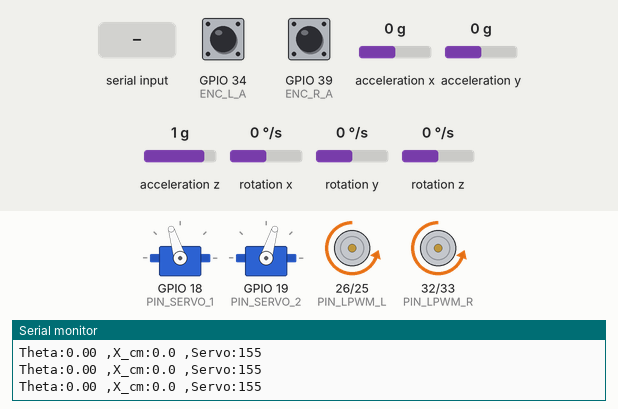
Recording of a sketch running on a simulated ESP32. On the bench: 2 × servo, motor-driver pin pairs drawn as motors (green arrow = first pin HIGH = forward, orange = second pin HIGH = backward, longer = more drive), the last lines printed to the serial monitor. Wiring (inferred from the names in the program): MPU-6050 motion sensor at I2C address 0x68. Inputs (shaded band) come from the test bench; at power-on: acceleration x 0 g, rotation y 0 °/s, acceleration z 1 g, GPIO 34 (ENC_L_A) HIGH, GPIO 39 (ENC_R_A) HIGH, acceleration y 0 g, rotation x 0 °/s, rotation z 0 °/s.

Above: at 1.2 s.
1.3 s: "90,45\n" received over Serial
At 2.5 s:
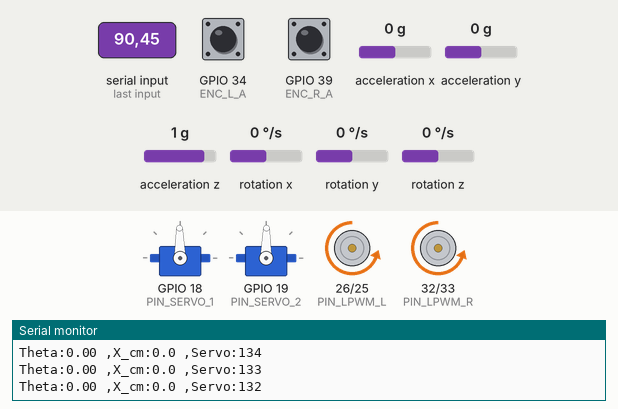
4.3 s: acceleration x set to -1.4 g
At 5.4 s:
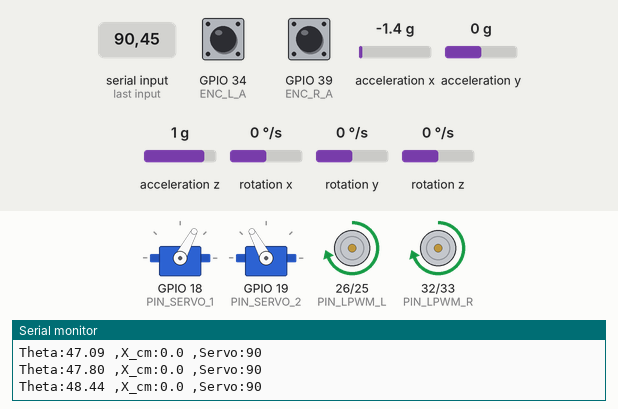
6.0 s: rotation y set to -100 °/s
At 6.95 s:
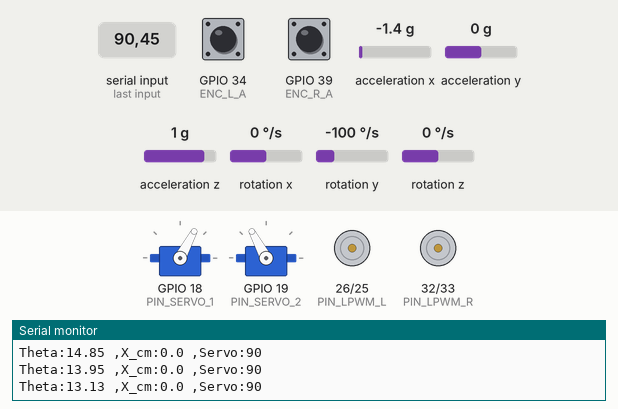
9.0 s: acceleration z set to 0 g
10.8 s: acceleration z set to 0.9 g
At 11.64 s:
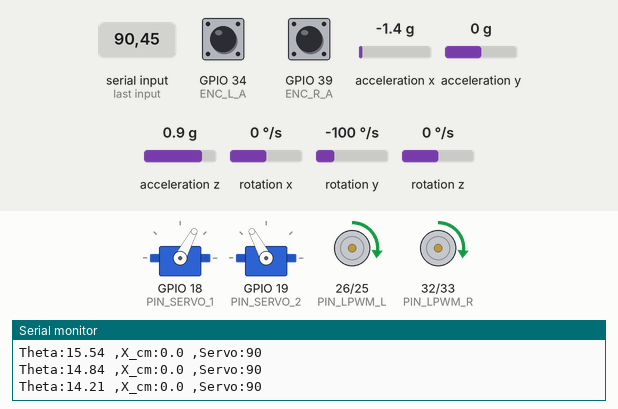
13.8 s: "30,150\n" received over Serial
At 17.4 s:
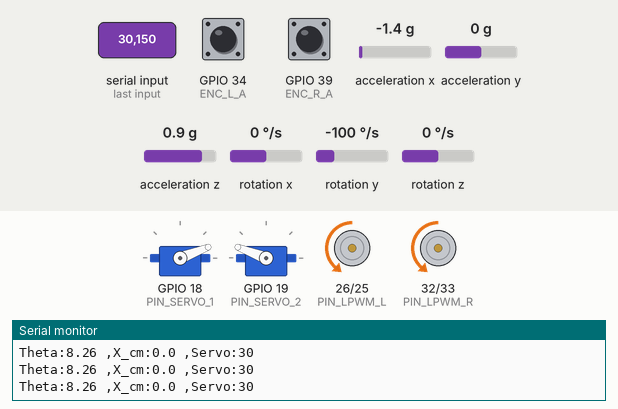
Timing chart, 0 to 17.8 s (numbered marks = the images above; inputs shaded):
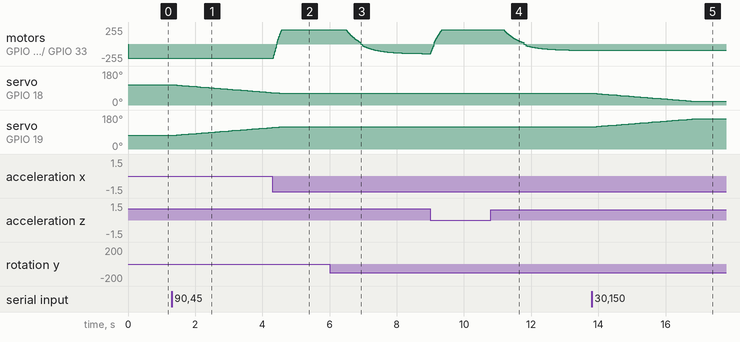

Measured:
- after the input at 1.3 s, servo on GPIO 18 (PIN_SERVO_1): moves from 107° to 66° over 2.9 s, starting after 0.10 s; servo on GPIO 19 (PIN_SERVO_2): moves from 73° to 113° over 2.8 s, starting after 0.10 s
- after the input at 4.3 s, motor on GPIO 26 (PIN_LPWM_L) / GPIO 25 (PIN_RPWM_L), motor on GPIO 32 (PIN_LPWM_R) / GPIO 33 (PIN_RPWM_R): moves from backward 211/255 to forward 211/255 over 0.26 s, starting at once
- after the input at 6.0 s, motor on GPIO 26 (PIN_LPWM_L) / GPIO 25 (PIN_RPWM_L), motor on GPIO 32 (PIN_LPWM_R) / GPIO 33 (PIN_RPWM_R): moves from forward 211/255 to backward 144/255 over 2.4 s, starting after 0.50 s
- after the input at 10.8 s, motor on GPIO 26 (PIN_LPWM_L) / GPIO 25 (PIN_RPWM_L), motor on GPIO 32 (PIN_LPWM_R) / GPIO 33 (PIN_RPWM_R): moves from forward 211/255 to backward 94/255 over 2.6 s, starting after 0.39 s
- after the input at 13.8 s, servo on GPIO 18 (PIN_SERVO_1): moves from 62° to 21° over 2.9 s, starting after 0.10 s; servo on GPIO 19 (PIN_SERVO_2): moves from 118° to 159° over 2.9 s, starting after 0.10 s

The sketch:

WBR_V1.ino
```cpp
#include <Arduino.h>
#include <freertos/FreeRTOS.h>

#include "SensorBlock.h"
#include "PostureBlock.h"
#include "ControlBlock.h"
#include "MotorBlock.h"
#include "DebugBlock.h"

// --- KHAI BÁO BIẾN TOÀN CỤC ---
SemaphoreHandle_t xStateMutex;
QueueHandle_t queueMotor;
RobotState robotState;

void setup() {
  Serial.begin(115200);
  Serial.println("--- WRB SYSTEM STARTING ---");

  //Khởi tạo RTOS
  xStateMutex = xSemaphoreCreateMutex();
  queueMotor = xQueueCreate(1, sizeof(MotorCommand));

  setupPosture();

  //Khởi tạo giá trị ban đầu
  robotState.height = 0.16;
  robotState.theta = 0.0;
  robotState.x = 0.0;
  robotState.theta_dot = 0.0;
  robotState.x_dot = 0.0;

  //TẠO TASK (ĐÃ BẬT TẤT CẢ)

  // Core 1
  xTaskCreatePinnedToCore(TaskSensor, "Sens", 4096, NULL, 4, NULL, 1);
  xTaskCreatePinnedToCore(TaskController, "Ctrl", 4096, NULL, 3, NULL, 1);
  xTaskCreatePinnedToCore(TaskMotor, "Mot", 2048, NULL, 2, NULL, 1);

  // Core 0
  xTaskCreatePinnedToCore(TaskDebug, "Dbg", 2048, NULL, 1, NULL, 0);
  xTaskCreatePinnedToCore(TaskPosture, "Post", 2048, NULL, 1, NULL, 0);
}

void loop() {
  vTaskDelete(NULL);
}
```

ControlBlock.cpp
```cpp
#include "ControlBlock.h"
#include "PostureBlock.h" // Để truy cập servoAngle

// --- THÔNG SỐ KHÔNG ĐỔI ---
const float V_MIN_KICK = 0.8;
const float V_MAX = 10.0;

// ====== FUZZY LOGIC ======
// Tính trọng số membership cho 3 tập fuzzy (low, mid, high)
// Tam giác: low(115), mid(135), high(155)
void fuzzyMembership(int angle, float &wLow, float &wMid, float &wHigh) {
  wLow = wMid = wHigh = 0.0f;

  if (angle <= 115) {
    wLow = 1.0f;
  } else if (angle <= 135) {
    wLow = (135.0f - angle) / 20.0f;
    wMid = (angle - 115.0f) / 20.0f;
  } else if (angle <= 155) {
    wMid = (155.0f - angle) / 20.0f;
    wHigh = (angle - 135.0f) / 20.0f;
  } else {
    wHigh = 1.0f;
  }
}

// Defuzzification: output = wLow*low + wMid*mid + wHigh*high
float fuzzyOutput(float wLow, float wMid, float wHigh, float low, float mid,
                  float high) {
  return wLow * low + wMid * mid + wHigh * high;
}
// ============================

void TaskController(void *pvParameters) {
  RobotState state;
  MotorCommand cmd;

  TickType_t xLastWakeTime = xTaskGetTickCount();
  for (;;) {
    vTaskDelayUntil(&xLastWakeTime, pdMS_TO_TICKS(10)); // 100Hz

    // 1. Lấy dữ liệu an toàn
    if (xSemaphoreTake(xStateMutex, 5) == pdTRUE) {
      state = robotState;
      xSemaphoreGive(xStateMutex);
    } else {
      continue;
    }

    // 2. FUZZY: Tính TARGET_ANGLE + K
    float wLow, wMid, wHigh;
    fuzzyMembership(servoAngle, wLow, wMid, wHigh);

    float target = fuzzyOutput(wLow, wMid, wHigh, 12.5, 13.0, 12.5);
    float K_THETA_F = fuzzyOutput(wLow, wMid, wHigh, 50.0, 60.0, 70.0);
    float K_THETA_DOT_F = fuzzyOutput(wLow, wMid, wHigh, 0.0, 0.0, 3.0);
    float K_X_F = fuzzyOutput(wLow, wMid, wHigh, 0.0, 0.0, 0.1);
    float K_X_DOT_F = fuzzyOutput(wLow, wMid, wHigh, 0.0, 0.0, 1.0);

    // 3. TÍNH LQR
    float theta_error = state.theta - (target * PI / 180.0);

    float u =
        -(K_THETA_F * theta_error + K_THETA_DOT_F * (state.theta_dot + 0.03) +
          K_X_F * state.x + K_X_DOT_F * state.x_dot);

    // 4. BÙ MA SÁT
    float u_out = 0;
    if (u > 0)
      u_out = u + V_MIN_KICK;
    if (u < 0)
      u_out = u - V_MIN_KICK;

    // 5. Saturation
    if (u_out > V_MAX)
      u_out = V_MAX;
    if (u_out < -V_MAX)
      u_out = -V_MAX;

    // Deadzone
    if (abs(theta_error) < 0.005)
      u_out = 0;

    // Lưu u_out để debug
    if (xSemaphoreTake(xStateMutex, 2) == pdTRUE) {
      robotState.u_out = u_out;
      xSemaphoreGive(xStateMutex);
    }

    cmd.voltageL = u_out;
    cmd.voltageR = u_out;
    xQueueOverwrite(queueMotor, &cmd);
  }
}
```

ControlBlock.h
```cpp
#ifndef CONTROL_BLOCK_H
#define CONTROL_BLOCK_H

#include <Arduino.h>
#include <freertos/FreeRTOS.h>
#include <freertos/queue.h>
#include "SensorBlock.h"

struct MotorCommand {
  float voltageL;
  float voltageR;
};

extern QueueHandle_t queueMotor;
void TaskController(void *pvParameters);

#endif
```

DebugBlock.cpp
```cpp
#include "DebugBlock.h"
#include "PostureBlock.h"

void TaskDebug(void *pvParameters) {
  RobotState s;
  for (;;) {
    if (Serial.available()) {
      int newAngle = Serial.parseInt();
      if (newAngle >= 0 && newAngle <= 260) {
        targetServoAngle = newAngle;
        Serial.printf("[POSTURE] Target angle: %d (smooth)\n",
                      targetServoAngle);
      }
      while (Serial.available())
        Serial.read();
    }

    if (xSemaphoreTake(xStateMutex, 10)) {
      s = robotState;
      xSemaphoreGive(xStateMutex);
    }
    Serial.print("Theta:");
    Serial.print(s.theta * 180.0 / PI);
    Serial.print(" ,X_cm:");
    Serial.print(s.x * 100.0, 1);
    Serial.print(" ,Servo:");
    Serial.print(servoAngle);
    Serial.println();
    vTaskDelay(50 / portTICK_PERIOD_MS);
  }
}
```

DebugBlock.h
```cpp
#ifndef DEBUG_BLOCK_H
#define DEBUG_BLOCK_H

#include "SensorBlock.h"

void TaskDebug(void *pvParameters);

#endif
```

MotorBlock.cpp
```cpp
#include "MotorBlock.h"

#define MAX_VOLTAGE 12.0
#define DEADZONE    20
#define PWM_FREQ    5000
#define PWM_RES     8

void setMot(int pin_rpwm, int pin_lpwm, float v) {
  if (v > MAX_VOLTAGE) v = MAX_VOLTAGE;
  if (v < -MAX_VOLTAGE) v = -MAX_VOLTAGE;

  int pwm = (int)(abs(v) / MAX_VOLTAGE * 255.0);

  if (pwm < DEADZONE) {
    ledcWrite(pin_rpwm, 0);
    ledcWrite(pin_lpwm, 0);
    return;
  }

  if (v > 0) {
    ledcWrite(pin_rpwm, pwm);
    ledcWrite(pin_lpwm, 0);
  }
  else {
    ledcWrite(pin_rpwm, 0);
    ledcWrite(pin_lpwm, pwm);
  }
}

void TaskMotor(void *pvParameters) {
  // ESP32 Core v3.0+
  ledcAttach(PIN_RPWM_L, PWM_FREQ, PWM_RES);
  ledcAttach(PIN_LPWM_L, PWM_FREQ, PWM_RES);
  ledcAttach(PIN_RPWM_R, PWM_FREQ, PWM_RES);
  ledcAttach(PIN_LPWM_R, PWM_FREQ, PWM_RES);

  MotorCommand cmd;

  for (;;) {
    if (xQueueReceive(queueMotor, &cmd, portMAX_DELAY)) {
      setMot(PIN_RPWM_L, PIN_LPWM_L, cmd.voltageL);
      setMot(PIN_RPWM_R, PIN_LPWM_R, cmd.voltageR);
    }
  }
}
```

MotorBlock.h
```cpp
#ifndef MOTOR_BLOCK_H
#define MOTOR_BLOCK_H

#include <Arduino.h>
#include "ControlBlock.h"

#define PIN_RPWM_L 25
#define PIN_LPWM_L 26

#define PIN_RPWM_R 33
#define PIN_LPWM_R 32

void TaskMotor(void *pvParameters);

#endif
```

PostureBlock.cpp
```cpp
#include "PostureBlock.h"

Servo servo1;
Servo servo2;

int servoAngle = 155;
int targetServoAngle = 155;

void setServoAngle(Servo &sv, int angle) {
  if (angle < 0)
    angle = 0;
  if (angle > MAX_ANGLE)
    angle = MAX_ANGLE;
  int us = map(angle, 0, MAX_ANGLE, MIN_US, MAX_US);
  sv.writeMicroseconds(us);
}

void setupPosture() {
  ESP32PWM::allocateTimer(0);
  ESP32PWM::allocateTimer(1);

  // KHÔNG allocate timer 2, 3 ở đây!

  servo1.setPeriodHertz(50);
  servo1.attach(PIN_SERVO_1, MIN_US, MAX_US);

  servo2.setPeriodHertz(50);
  servo2.attach(PIN_SERVO_2, MIN_US, MAX_US);

  int angle1 = servoAngle;
  int angle2 = MAX_ANGLE - servoAngle;

  setServoAngle(servo1, angle1);
  setServoAngle(servo2, angle2);
}

void TaskPosture(void *pvParameters) {
  TickType_t xLastWakeTime = xTaskGetTickCount();

  for (;;) {
    vTaskDelayUntil(&xLastWakeTime, pdMS_TO_TICKS(50)); // 50ms = 20Hz
    if (servoAngle < targetServoAngle) {
      servoAngle++;
    } else if (servoAngle > targetServoAngle) {
      servoAngle--;
    }

    int angle1 = servoAngle;
    int angle2 = MAX_ANGLE - servoAngle;
    setServoAngle(servo1, angle1);
    setServoAngle(servo2, angle2);
  }
}
```

PostureBlock.h
```cpp
#ifndef POSTURE_BLOCK_H
#define POSTURE_BLOCK_H

#include "SensorBlock.h"
#include <Arduino.h>
#include <ESP32Servo.h>

#define PIN_SERVO_1 18 // Servo Phải
#define PIN_SERVO_2 19 // Servo Trái

#define MIN_US 500
#define MAX_US 2500
#define MAX_ANGLE 260

#define FIXED_ANGLE 155

extern int servoAngle;
extern int targetServoAngle;

void setupPosture();
void TaskPosture(void *pvParameters);

#endif
```

SensorBlock.cpp
```cpp
#include "SensorBlock.h"
#include <Wire.h>

#define ALPHA 0.98
#define ALPHA_GYRO 0.7 // Low-pass filter cho gyro (0.5-0.8, nhỏ = mượt hơn)
#define DT_MS 10
#define DT_S 0.01

// Thông số cơ khí: R=0.0325m, Encoder 11 xung, Hộp số 30
const float METERS_PER_COUNT = (2 * PI * 0.0325) / (11.0 * 30.0);

volatile long encCountL = 0;
volatile long encCountR = 0;
portMUX_TYPE muxEnc = portMUX_INITIALIZER_UNLOCKED;

void IRAM_ATTR isr_EncL() {
  portENTER_CRITICAL_ISR(&muxEnc);
  if (digitalRead(ENC_L_B))
    encCountL++;
  else
    encCountL--;
  portEXIT_CRITICAL_ISR(&muxEnc);
}

void IRAM_ATTR isr_EncR() {
  portENTER_CRITICAL_ISR(&muxEnc);
  if (digitalRead(ENC_R_B))
    encCountR++;
  else
    encCountR--;
  portEXIT_CRITICAL_ISR(&muxEnc);
}

// Đọc MPU6050 đơn giản, trả về true nếu thành công
bool readMPU(int16_t *accX, int16_t *accZ, int16_t *gyrY) {
  Wire.beginTransmission(MPU_ADDR);
  Wire.write(0x3B);
  if (Wire.endTransmission(false) != 0) {
    return false; // I2C lỗi
  }

  uint8_t count =
      Wire.requestFrom((uint8_t)MPU_ADDR, (uint8_t)14, (uint8_t)true);
  if (count != 14) {
    // Clear buffer nếu có
    while (Wire.available())
      Wire.read();
    return false;
  }

  *accX = Wire.read() << 8 | Wire.read();
  Wire.read();
  Wire.read(); // accY - bỏ qua
  *accZ = Wire.read() << 8 | Wire.read();
  Wire.read();
  Wire.read(); // Temp - bỏ qua
  Wire.read();
  Wire.read(); // gyrX - bỏ qua
  *gyrY = Wire.read() << 8 | Wire.read();
  Wire.read();
  Wire.read(); // gyrZ - bỏ qua

  return true;
}

void initMPU6050() {
  Wire.begin(21, 22);    // SDA=21, SCL=22 (mặc định ESP32)
  Wire.setClock(400000); // 400kHz I2C

  // Wake up MPU6050
  Wire.beginTransmission(MPU_ADDR);
  Wire.write(0x6B);
  Wire.write(0x00);
  Wire.endTransmission(true);

  // Gyro config: ±250°/s
  Wire.beginTransmission(MPU_ADDR);
  Wire.write(0x1B);
  Wire.write(0x00);
  Wire.endTransmission(true);

  // Accel config: ±2g
  Wire.beginTransmission(MPU_ADDR);
  Wire.write(0x1C);
  Wire.write(0x00);
  Wire.endTransmission(true);

  Serial.println("[SENSOR] MPU6050 OK");
}

void TaskSensor(void *pvParameters) {
  initMPU6050();

  // Encoder pins - Lưu ý: GPIO 34-39 không có internal pull-up
  pinMode(ENC_L_A, INPUT);
  pinMode(ENC_L_B, INPUT);
  pinMode(ENC_R_A, INPUT);
  pinMode(ENC_R_B, INPUT);

  attachInterrupt(ENC_L_A, isr_EncL, RISING);
  attachInterrupt(ENC_R_A, isr_EncR, RISING);

  float filtered_theta = 0.0;
  long prevPosL = 0, prevPosR = 0;
  int errorCount = 0;

  // Warm-up: Đọc góc ban đầu
  vTaskDelay(pdMS_TO_TICKS(200));
  int16_t ax, az, gy;
  if (readMPU(&ax, &az, &gy)) {
    filtered_theta = -atan2((float)ax, (float)az);
    Serial.printf("[SENSOR] Init: %.1f deg\n", filtered_theta * 180.0 / PI);
  } else {
    Serial.println("[SENSOR] MPU read FAILED!");
  }

  TickType_t xLastWakeTime = xTaskGetTickCount();

  for (;;) {
    vTaskDelayUntil(&xLastWakeTime, pdMS_TO_TICKS(DT_MS));

    int16_t accX, accZ, gyrY;

    if (readMPU(&accX, &accZ, &gyrY)) {
      errorCount = 0;

      float thetaAcc = -atan2((float)accX, (float)accZ);
      float thetaDot = (gyrY / 131.0f) * (PI / 180.0f); // Đã sửa dấu

      // Complementary filter
      filtered_theta = ALPHA * (filtered_theta + thetaDot * DT_S) +
                       (1.0f - ALPHA) * thetaAcc;

      // Đọc encoder
      portENTER_CRITICAL(&muxEnc);
      long currL = encCountL;
      long currR = encCountR;
      portEXIT_CRITICAL(&muxEnc);

      float x_meters = ((currL + currR) / 2.0f) * METERS_PER_COUNT;
      float x_dot = (((currL - prevPosL) + (currR - prevPosR)) / 2.0f *
                     METERS_PER_COUNT) /
                    DT_S;

      prevPosL = currL;
      prevPosR = currR;

      // Cập nhật state
      if (xSemaphoreTake(xStateMutex, pdMS_TO_TICKS(2))) {
        robotState.theta = filtered_theta;
        robotState.theta_dot = thetaDot;
        robotState.x = x_meters;
        robotState.x_dot = x_dot;
        xSemaphoreGive(xStateMutex);
      }
    } else {
      // Lỗi I2C - chỉ log, không reset (để tránh treo)
      errorCount++;
      if (errorCount % 100 == 0) {
        Serial.printf("[SENSOR] I2C err x%d\n", errorCount);
      }
    }
  }
}
```

SensorBlock.h
```cpp
#ifndef SENSOR_BLOCK_H
#define SENSOR_BLOCK_H

#include <Arduino.h>
#include <freertos/FreeRTOS.h>
#include <freertos/semphr.h>

// Cấu hình phần cứng
#define MPU_ADDR 0x68
#define ENC_L_A 34
#define ENC_L_B 35
#define ENC_R_A 39
#define ENC_R_B 36

// Struct dữ liệu
struct RobotState {
  float theta;
  float theta_dot;
  float x;
  float x_dot;
  float height;
  float u_out; // Tín hiệu điều khiển (để debug)
};

// Dùng extern để báo hiệu biến này nằm ở file .ino
extern SemaphoreHandle_t xStateMutex;
extern RobotState robotState;

void TaskSensor(void *pvParameters);
#endif
```
